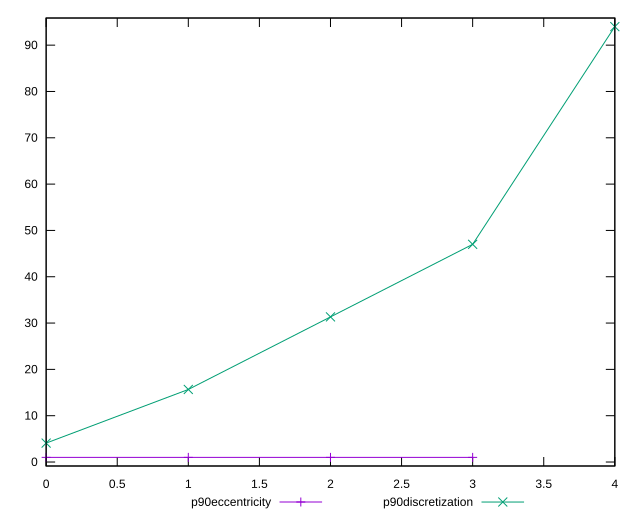

Write gnuplot code to recreate this figure.
reset

$p90Eccentricity <<EOF
0 0.9999999999999997
1 1.0000000000000002
2 0.9999999999999988
3 1.0000000000000002
EOF

$p90Discretization <<EOF
0 4.086956521739131
1 15.666666666666666
2 31.333333333333332
3 47
4 94
EOF

set key outside below
set xrange [0:4]
set yrange [-0.8600000000000013:95.86]
set trange [-0.8600000000000013:95.86]
set terminal svg size 640, 520 enhanced background rgb 'white'
set output "report_00017_2021-02-10T15-08-03.406Z/unused-css-rules/progression/eccentricity.svg"

plot $p90Eccentricity title "p90eccentricity" with linespoints, \
     $p90Discretization title "p90discretization" with linespoints

reset
